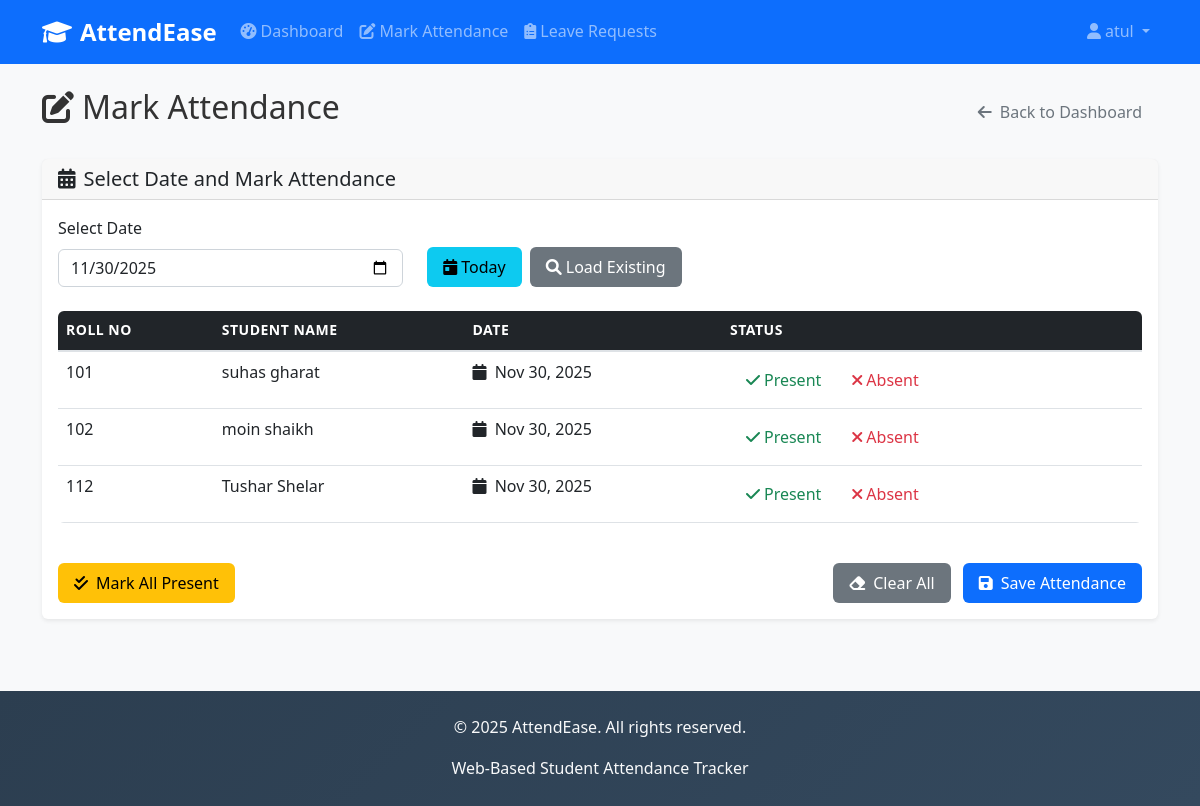
/mark-attendance/ (signed in), run on the app's committed database.
### attendance/models.py (models this page shows, shortened)
class Student(models.Model):
    user = models.OneToOneField(User, on_delete=models.CASCADE, related_name='student_profile')
    roll_no = models.CharField(max_length=20, unique=True, validators=[MinLengthValidator(3)])
    name = models.CharField(max_length=100)
    date_joined = models.DateField(auto_now_add=True)
    subject = models.CharField(max_length=100, blank=True, null=True, help_text="Primary subject/course")
    class Meta:
        ordering = ['roll_no']

### attendance/views.py (the view, shortened to what this page needs)
# urls.py: path('mark-attendance/', views.mark_attendance, name='mark_attendance'),
@login_required
def mark_attendance(request):
    try:
        teacher = request.user.teacher_profile
    except:
        messages.error(request, 'Teacher profile not found.')
        return redirect('home')
    students = Student.objects.all().order_by('roll_no')
    return render(request, 'attendance/mark_attendance.html', {'students': students})

### templates/attendance/mark_attendance.html (shortened to what this page needs)
{% extends 'attendance/base.html' %}
{% block content %}
<div class="row">
    <div class="col-12">
        <div class="d-flex justify-content-between align-items-center mb-4">
            <h2><i class="fas fa-edit me-2"></i>Mark Attendance</h2>
            <a href="{% url 'teacher_dashboard' %}" class="btn btn-outline-secondary">
                <i class="fas fa-arrow-left me-2"></i>Back to Dashboard
            </a>
        </div>
    </div>
</div>
<div class="row">
    <div class="col-12">
        <div class="card">
            <div class="card-header">
                <h5 class="mb-0"><i class="fas fa-calendar-alt me-2"></i>Select Date and Mark Attendance</h5>
            </div>
            <div class="card-body">
                <form method="post" id="attendanceForm">
                    <div class="row mb-4">
                        <div class="col-md-4">
                            <label for="date" class="form-label">Select Date</label>
                            <input type="date" class="form-control" id="date" name="date" required>
                        </div>
                        <div class="col-md-8 d-flex align-items-end">
                            <button type="button" class="btn btn-info me-2" onclick="setToday()">
                                <i class="fas fa-calendar-day me-1"></i>Today
                            </button>
                            <button type="button" class="btn btn-secondary" onclick="loadAttendanceForDate()">
                                <i class="fas fa-search me-1"></i>Load Existing
                            </button>
                        </div>
                    </div>
                    <div class="table-responsive">
                        <table class="table table-hover">
                            <thead class="table-dark">
                                <tr>
                                    <th>Roll No</th>
                                    <th>Student Name</th>
                                    <th>Date</th>
                                    <th>Status</th>
                                </tr>
                            </thead>
                            <tbody>
                                {% for student in students %}
                                <tr>
                                    <td>{{ student.roll_no }}</td>
                                    <td>{{ student.name }}</td>
                                    <td>
                                        <span class="date-display" id="date_display_{{ student.id }}">
                                            <i class="fas fa-calendar me-1"></i>
                                            <span class="date-text">-</span>
                                        </span>
                                    </td>
                                    <td>
                                        <div class="btn-group" role="group">
                                            <label class="btn btn-outline-success" for="present_{{ student.id }}">
                                                <i class="fas fa-check me-1"></i>Present
                                            </label>
                                            <label class="btn btn-outline-danger" for="absent_{{ student.id }}">
                                                <i class="fas fa-times me-1"></i>Absent
                                            </label>
                                        </div>
                                    </td>
                                </tr>
                                {% endfor %}
                            </tbody>
                        </table>
                    </div>
                    <div class="row mt-4">
                        <div class="col-12">
                            <div class="d-flex justify-content-between">
                                <button type="button" class="btn btn-warning" onclick="markAllPresent()">
                                    <i class="fas fa-check-double me-2"></i>Mark All Present
                                </button>
                                <div>
                                    <button type="button" class="btn btn-secondary me-2" onclick="clearAll()">
                                        <i class="fas fa-eraser me-2"></i>Clear All
                                    </button>
                                    <button type="submit" class="btn btn-primary">
                                        <i class="fas fa-save me-2"></i>Save Attendance
                                    </button>
                                </div>
                            </div>
                        </div>
                    </div>
                </form>
            </div>
        </div>
    </div>
</div>
{% endblock %}

### templates/attendance/base.html (shortened to what this page needs)
<!DOCTYPE html>
<html lang="en">
<head>
    <link href="https://cdn.jsdelivr.net/npm/bootstrap@5.3.0/dist/css/bootstrap.min.css" rel="stylesheet">
    <link href="https://cdnjs.cloudflare.com/ajax/libs/font-awesome/6.0.0/css/all.min.css" rel="stylesheet">
    <link href="{% load static %}{% static 'css/style.css' %}" rel="stylesheet">
</head>
<body>
    <nav class="navbar navbar-expand-lg navbar-dark bg-primary">
        <div class="container">
            <a class="navbar-brand" href="{% url 'home' %}">
                <i class="fas fa-graduation-cap me-2"></i>AttendEase
            </a>
            <div class="collapse navbar-collapse" id="navbarNav">
                <ul class="navbar-nav me-auto">
                    {% if user.is_authenticated %}
                        <li class="nav-item">
                            <a class="nav-link" href="{% url 'dashboard' %}">
                                <i class="fas fa-tachometer-alt me-1"></i>Dashboard
                            </a>
                        </li>
                        {% if user.student_profile %}
                            <li class="nav-item">
                                <a class="nav-link" href="{% url 'view_attendance' %}">
                                    <i class="fas fa-calendar-check me-1"></i>View Attendance
                                </a>
                            </li>
                            <li class="nav-item">
                                <a class="nav-link" href="{% url 'apply_leave' %}">
                                    <i class="fas fa-calendar-times me-1"></i>Apply Leave
                                </a>
                            </li>
                        {% elif user.teacher_profile %}
                            <li class="nav-item">
                                <a class="nav-link" href="{% url 'mark_attendance' %}">
                                    <i class="fas fa-edit me-1"></i>Mark Attendance
                                </a>
                            </li>
                            <li class="nav-item">
                                <a class="nav-link" href="{% url 'leave_requests' %}">
                                    <i class="fas fa-clipboard-list me-1"></i>Leave Requests
                                </a>
                            </li>
                        {% endif %}
                    {% endif %}
                </ul>
                <ul class="navbar-nav">
                    {% if user.is_authenticated %}
                        <li class="nav-item dropdown">
                            <a class="nav-link dropdown-toggle" href="#" id="navbarDropdown" role="button" data-bs-toggle="dropdown">
                                <i class="fas fa-user me-1"></i>{{ user.username }}
                            </a>
                        </li>
                    {% endif %}
                </ul>
            </div>
        </div>
    </nav>
    <main class="container mt-4">
        {% block content %}
        {% endblock %}
    </main>
    <footer class="bg-dark text-light text-center py-4 mt-5">
        <div class="container">
            <p>&copy; 2025 AttendEase. All rights reserved.</p>
            <p class="mb-0">Web-Based Student Attendance Tracker</p>
        </div>
    </footer>
</body>
</html>

### static/css/style.css (style rules this page uses)
:root { --primary-color: #007bff; --secondary-color: #6c757d; --success-color: #28a745; --danger-color: #dc3545; --warning-color: #ffc107; --info-color: #17a2b8; --light-color: #f8f9fa; --dark-color: #343a40; --border-radius: 0.375rem; --box-shadow: 0 0.125rem 0.25rem rgba(0, 0, 0, 0.075); --transition: all 0.3s ease; }
body { font-family: 'Segoe UI', Tahoma, Geneva, Verdana, sans-serif; line-height: 1.6; color: #333; background-color: #f8f9fa; }
.navbar-brand { font-weight: 700; font-size: 1.5rem; }
.navbar-nav .nav-link { font-weight: 500; transition: var(--transition); }
.card { border: none; border-radius: var(--border-radius); box-shadow: var(--box-shadow); transition: var(--transition); margin-bottom: 1.5rem; }
.card-header { border-bottom: 1px solid rgba(0, 0, 0, 0.125); font-weight: 600; }
.btn { border-radius: var(--border-radius); font-weight: 500; transition: var(--transition); border: none; padding: 0.5rem 1rem; }
.btn-group .btn { border-radius: 0; }
.btn-group .btn:last-child { border-top-right-radius: var(--border-radius); border-bottom-right-radius: var(--border-radius); }
.form-control { border-radius: var(--border-radius); border: 1px solid #ced4da; transition: var(--transition); }
.table { border-radius: var(--border-radius); overflow: hidden; }
.table thead th { border-bottom: 2px solid #dee2e6; font-weight: 600; text-transform: uppercase; font-size: 0.875rem; letter-spacing: 0.5px; }
footer { margin-top: auto; background: linear-gradient(135deg, #2c3e50, #34495e); }

### data on the page
Student: roll_no "101", name "suhas gharat"
Student: roll_no "102", name "moin shaikh"
Student: roll_no "112", name "Tushar Shelar"

### other printed values
{{ user.username }} "atul"
